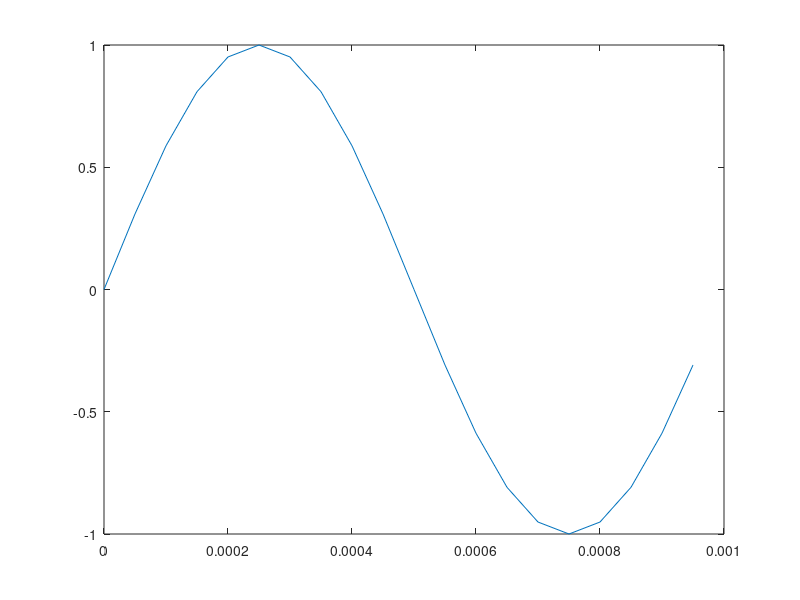
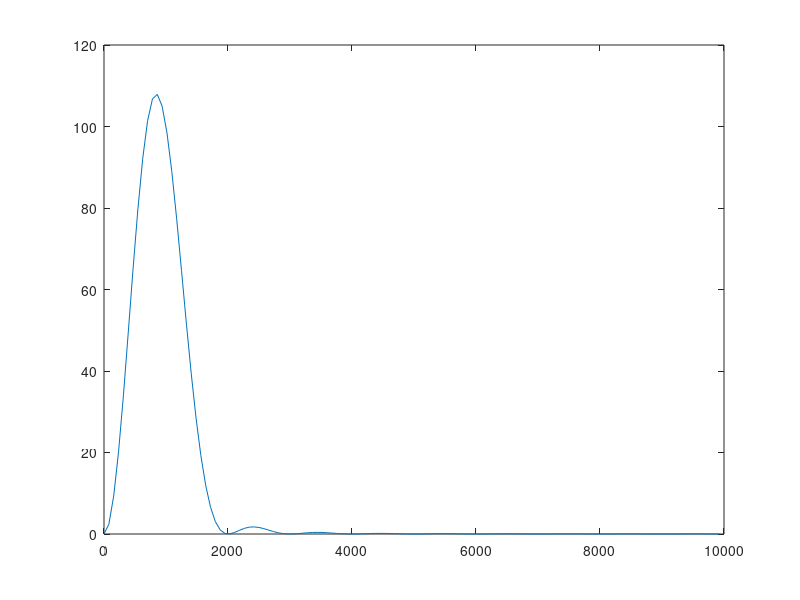

Source code (MATLAB) for these figures, in order:
Fs = 20000 ;
duration = 0.001 ;
t = 0: 1/Fs:duration-(1/Fs) ;
f  = 1000 ;
Npoint_fft = 256 ;

% creation and plotting of signal of 1KHz
y = sin (2 * pi * f * t) ;
plot (t,y)

% 256 point fft
y_fft = fft(y,256) ;

% plotting of spectra
p  = abs(y_fft.^2) ;
df = Fs/Npoint_fft ;
ff = 0:df:Fs/2-df ;
figure
plot (ff,p(1:end/2))